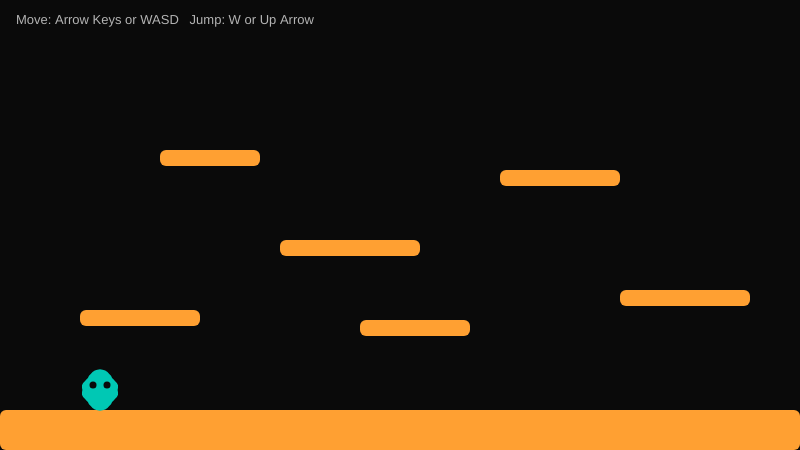
Frame 1 (no input)
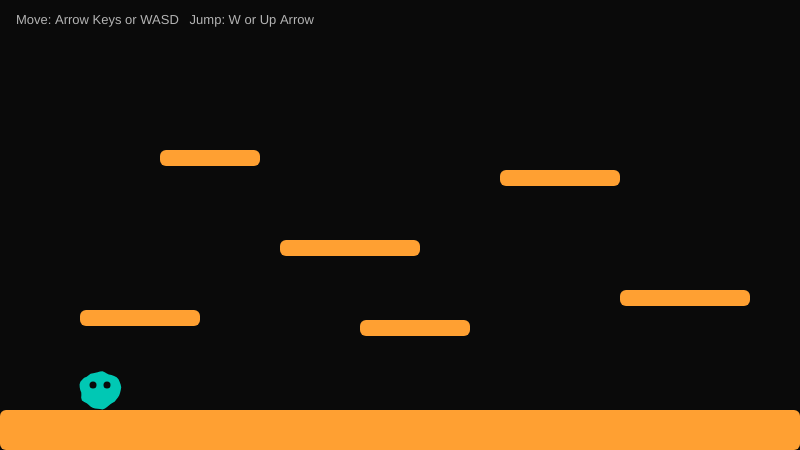
Frame 60 (no input)
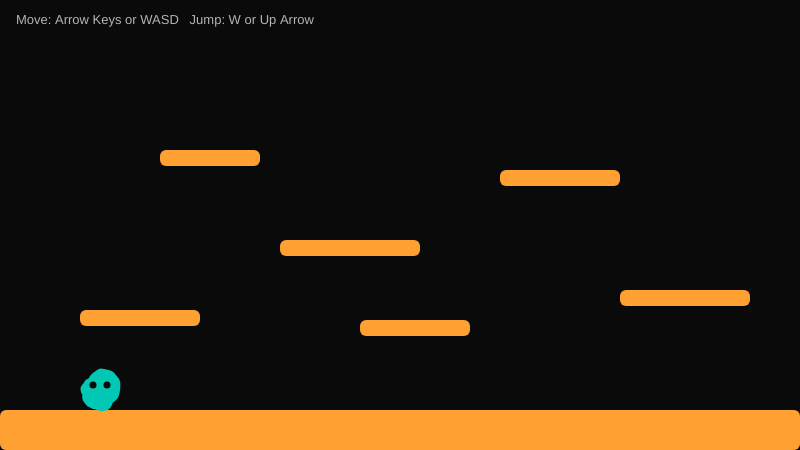
Frame 120 (the mouse pressed at the canvas centre since frame 60)

The p5.js sketch that drew these frames (run headless with seeded random() and noise() and a simulated clock; from frame 60 on, the mouse is pressed at the canvas centre):

// p5.js sketch
// ── sketch.js
// Each platform is an object with x, y, width, and height.
//
// Storing platforms in an array means:
//   - We can loop through all of them with one for loop
//   - Adding a new platform = adding one line of data
//   - Later we can load this data from a JSON file instead
// ------------------------------------------------------------
let platforms = [
  // { x, y, w, h }
  { x: 0,   y: 410, w: 800, h: 40 }, // ground (full width floor)
  { x: 80,  y: 310, w: 120, h: 16 }, // left low platform
  { x: 280, y: 240, w: 140, h: 16 }, // centre platform
  { x: 500, y: 170, w: 120, h: 16 }, // right high platform
  { x: 160, y: 150, w: 100, h: 16 }, // left high platform
  { x: 360, y: 320, w: 110, h: 16 }, // centre low platform
  { x: 620, y: 290, w: 130, h: 16 }, // far right platform
];

// ------------------------------------------------------------
// PLAYER OBJECT — same structure as Example 1
// w and h are added here for use in collision detection.
// ------------------------------------------------------------
let player = {
  x: 100,
  y: 100,

  vx: 0, // horizontal velocity
  vy: 0, // vertical velocity

  r: 20, // visual radius for blob drawing and collision

  // Movement tuning — change these to adjust how the game feels
  speed: 0.55,    // horizontal acceleration per frame
  maxSpeed: 4.5,  // maximum horizontal speed
  jumpForce: -12, // upward velocity applied when jumping (negative = upward)
  friction: 0.78, // horizontal slowdown when no key is pressed (0–1, lower = more friction)

  onGround: false, // tracks whether the player is standing on something
};

// ------------------------------------------------------------
// PHYSICS CONSTANTS
// Defined outside the player object so they can be shared
// across multiple objects (e.g. enemies)
// ------------------------------------------------------------
const GRAVITY = 0.6; // downward force added to vy every frame

// Blob animation time — increases each frame to animate the wobble
let blobT = 0;

// Platform colour stored as an array so it can be reused easily
const PLATFORM_COLOR = [255, 160, 50]; // warm orange

// ============================================================
// setup()
// Runs once at the very start of the sketch.
// Sets up the canvas and positions the player on the ground.
// ============================================================
function setup() {
  createCanvas(800, 450);

  // Place player on top of the ground platform (index 0 in the array)
  player.y = platforms[0].y - player.r;
}

// ============================================================
// draw()
// Runs repeatedly in a loop after setup() finishes.
// Each frame we clear the background, handle input,
// apply physics, resolve collisions, and draw everything.
// ============================================================
function draw() {
  background(10);

  handleInput();
  applyPhysics();
  resolvePlatformCollisions();

  drawPlatforms();
  drawPlayer();
  drawHUD();

  blobT += 0.015; // advance blob wobble animation each frame
}

// ------------------------------------------------------------
// handleInput()
// Checks which keys are held down this frame and updates
// the player's velocity accordingly.
// keyIsDown() returns true as long as the key is held —
// unlike keyPressed(), which only fires once per press.
// We check both arrow keys and WASD so either works.
// ------------------------------------------------------------
function handleInput() {
  // --- Horizontal movement ---
  if (keyIsDown(LEFT_ARROW) || keyIsDown(65)) { // LEFT or A
    player.vx -= player.speed;
  }
  if (keyIsDown(RIGHT_ARROW) || keyIsDown(68)) { // RIGHT or D
    player.vx += player.speed;
  }

  // --- Clamp horizontal speed ---
  // constrain(value, min, max) keeps a value within a range.
  // Without this, holding a key forever would accelerate infinitely.
  player.vx = constrain(player.vx, -player.maxSpeed, player.maxSpeed);

  // --- Apply friction when no horizontal key is pressed ---
  // Multiplying by a value less than 1 gradually slows the player down.
  if (
    !keyIsDown(LEFT_ARROW) &&
    !keyIsDown(65) &&
    !keyIsDown(RIGHT_ARROW) &&
    !keyIsDown(68)
  ) {
    player.vx *= player.friction;
  }

  // --- Jump ---
  // The player can only jump when standing on the ground (onGround = true).
  // This prevents jumping again mid-air.
  if ((keyIsDown(UP_ARROW) || keyIsDown(87)) && player.onGround) { // UP or W
    player.vy = player.jumpForce;
    player.onGround = false;
  }
}

// ------------------------------------------------------------
// applyPhysics()
// Each frame we:
//   1. Add gravity to vertical velocity (vy)
//   2. Move the player by its velocity (vx, vy)
//   3. Reset onGround so collision can set it again
//   4. Handle falling off the bottom of the canvas
// ------------------------------------------------------------
function applyPhysics() {
  // 1. Apply gravity — pulls the player down every frame
  player.vy += GRAVITY;

  // 2. Move player by its current velocity
  player.x += player.vx;
  player.y += player.vy;

  // 3. Keep player inside canvas horizontally
  player.x = constrain(player.x, player.r, width - player.r);

  // 4. If player falls below the canvas, reset to start position
  if (player.y > height + 100) {
    player.x = 100;
    player.y = platforms[0].y - player.r;
    player.vx = 0;
    player.vy = 0;
  }

  // Assume in the air until collision check says otherwise
  player.onGround = false;
}

// ------------------------------------------------------------
// resolvePlatformCollisions()
// Loops through every platform and checks if the player
// is landing on top of it.
//
// The collision check asks three questions:
//   1. Is the player horizontally overlapping the platform?
//   2. Is the player falling downward (vy >= 0)?
//   3. Is the player's bottom at or below the platform top?
//
// If all three are true, we snap the player to sit on top.
// This top-only check means the player can jump through
// platforms from below, which is a common platformer pattern.
// ------------------------------------------------------------
function resolvePlatformCollisions() {
  for (let i = 0; i < platforms.length; i++) {
    let p = platforms[i];

    // Player's bounding box edges
    let playerLeft   = player.x - player.r;
    let playerRight  = player.x + player.r;
    let playerBottom = player.y + player.r;

    // Platform edges
    let platLeft  = p.x;
    let platRight = p.x + p.w;
    let platTop   = p.y;

    // 1. Check horizontal overlap
    let overlapsHorizontally = playerRight > platLeft && playerLeft < platRight;

    // 2 & 3. Check if landing on top (falling down onto the platform surface)
    // The small tolerance (+ 20) prevents the player clipping through
    // fast-moving platforms or getting stuck on edges.
    let landingOnTop =
      player.vy >= 0 &&
      playerBottom >= platTop &&
      playerBottom <= platTop + 20;

    if (overlapsHorizontally && landingOnTop) {
      player.y = platTop - player.r; // snap to platform surface
      player.vy = 0;                 // stop falling
      player.onGround = true;        // allow jumping again
    }
  }
}

// ------------------------------------------------------------
// drawPlatforms()
// Loops through the platforms array and draws each one.
// This is the same loop pattern used to draw any collection
// of objects — enemies, coins, tiles, etc.
// ------------------------------------------------------------
function drawPlatforms() {
  fill(PLATFORM_COLOR[0], PLATFORM_COLOR[1], PLATFORM_COLOR[2]);
  noStroke();

  for (let i = 0; i < platforms.length; i++) {
    let p = platforms[i];
    rect(p.x, p.y, p.w, p.h, 6); // rounded corners
  }
}

// ------------------------------------------------------------
// drawPlayer()
// The blob is drawn as a polygon using noise() to offset
// each vertex slightly, creating an organic wobble effect.
// push() and pop() save and restore drawing settings so
// styles set here don't affect other drawing functions.
// ------------------------------------------------------------
function drawPlayer() {
  push(); // save current drawing settings

  fill(0, 200, 180); // teal
  noStroke();

  beginShape();
  let numPoints = 48; // more points = smoother shape
  for (let i = 0; i < numPoints; i++) {
    let angle = (TWO_PI / numPoints) * i;

    // noise() returns a smooth random value between 0 and 1.
    // We use it to push each vertex in or out slightly.
    let noiseVal = noise(cos(angle) * 0.8 + blobT, sin(angle) * 0.8 + blobT);

    // map() converts noise (0–1) to a radius offset (-7 to +7 pixels)
    let r = player.r + map(noiseVal, 0, 1, -7, 7);

    // Convert polar coordinates (angle, radius) to x/y
    vertex(player.x + cos(angle) * r, player.y + sin(angle) * r);
  }
  endShape(CLOSE);

  // Draw two simple eyes
  fill(10);
  ellipse(player.x - 7, player.y - 5, 7, 7);
  ellipse(player.x + 7, player.y - 5, 7, 7);

  pop(); // restore drawing settings
}

// ------------------------------------------------------------
// drawHUD()
// HUD = Heads Up Display.
// Shows controls on screen so the player always knows
// how to interact without needing external instructions.
// ------------------------------------------------------------
function drawHUD() {
  fill(180);
  noStroke();
  textSize(13);
  textAlign(LEFT);
  text("Move: Arrow Keys or WASD   Jump: W or Up Arrow", 16, 24);
}
